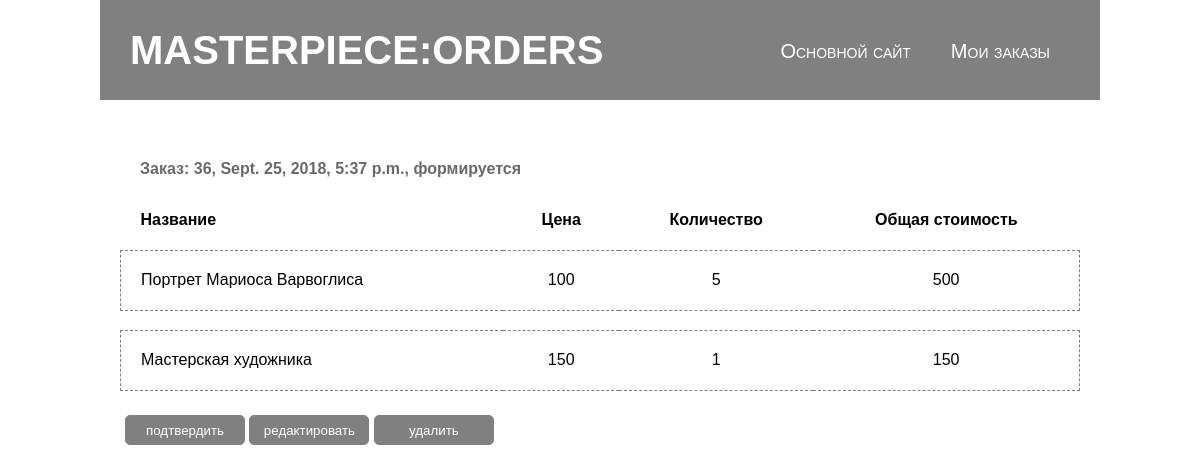
The page /order/details/36 on the database its author committed.
### orderapp/models.py (models this page shows, shortened)
class Order(models.Model):
    FORMING = 'FM'
    SENT_TO_PROCEED = 'STP'
    PROCEEDED = 'PRD'
    PAID = 'PD'
    READY = 'RDY'
    CANCELED = 'CNC'
    ORDER_STATUS_CHOICES = (
        (FORMING, 'формируется'),
        (SENT_TO_PROCEED, ''),
        (PROCEEDED, 'обрабатывается'),
        (PAID, 'оплачено'),
        (READY, 'готов'),
        (CANCELED, 'отменено')
    )
    user = models.ForeignKey(settings.AUTH_USER_MODEL, on_delete=models.CASCADE)
    created = models.DateTimeField(verbose_name='создан', auto_now_add=True)
    updated = models.DateTimeField(verbose_name='обновлен', auto_now=True)
    status = models.CharField(verbose_name='статус', max_length=3, choices=ORDER_STATUS_CHOICES, default=FORMING)
    is_active = models.BooleanField(verbose_name='активен', default=True)
    class Meta:
        ordering =('-created',)
        verbose_name = 'заказ'
        verbose_name_plural = 'заказы'
    def __str__(self):
        return f'Заказ: {self.id}'

class OrderItem(models.Model):
    order = models.ForeignKey(Order, related_name='orderitems', on_delete=models.CASCADE)
    item = models.ForeignKey(Item, verbose_name='продукт', on_delete=models.CASCADE)
    quantity = models.PositiveIntegerField(verbose_name='количество', default=0)
    objects = OrderItemsQuerySet.as_manager()
    def get_item_cost(self):
        return self.item.price * self.quantity

### mainapp/models.py (models this page shows, shortened)
class Item(models.Model):
    name = models.CharField(max_length=256)
    author = models.ForeignKey(Author, null=True, on_delete=models.SET_NULL)
    category = models.ForeignKey(Category, null=True, on_delete=models.SET_NULL)
    img = models.ImageField(upload_to='media', blank = True)
    short_desc = models.CharField(max_length=256, null=True)
    detailed_desc = models.TextField(blank=True)
    years = models.CharField(max_length=32, null=True)
    tech = models.CharField(max_length=64, null=True)
    width = models.SmallIntegerField(null=True)
    height = models.SmallIntegerField(null=True)
    price = models.DecimalField(max_digits=7, decimal_places=0, default=0)
    quantity = models.PositiveIntegerField(default=0)
    is_active = models.BooleanField(default=True)
    discount = models.PositiveSmallIntegerField(default=0)

### orderapp/views.py (the view)
# urls.py: path('details/<int:pk>', ordersappv.OrderDetailView.as_view(), name='order_detail'),
class OrderDetailView(DetailView):
    model = Order
    def get_context_data(self, **kwargs):
        context = super(OrderDetailView, self).get_context_data(**kwargs)
        context['app'] = ':orders'
        return context

### orderapp/templates/orderapp/order_detail.html
{% extends 'orderapp/base.html' %}
{% load staticfiles %}
{% block content %}
<div class="content">
    <div class="captions">{{object}}, {{object.created}}, {{object.get_status_display}}</div>
    <table class="orders_table">
        {% for item in object.orderitems.select_related %}
        {% if forloop.first %}
        <tr>
            <th>Название</th>
            <th>Цена</th>
            <th>Количество</th>
            <th>Общая стоимость</th>
        </tr>
        {% endif %}
        <tr>
            <td>
                {{item.item.name}}
            </td>
            <td>
                {{item.item.price}}
            </td>
            <td>
                {{item.quantity}}
            </td>
            <td>
                {{item.get_item_cost}}
            </td>
        </tr>
        <tr class="empty_row"></tr>
        {% endfor %}
    </table>
    <div class="actions">
        <a href=""><button>подтвердить</button></a>
        <a href="{% url 'orders:order_update' object.pk %}"><button>редактировать</button></a>
        <a href="{% url 'orders:order_delete' object.pk %}"><button>удалить</button></a>
    </div>
</div>
{% endblock %}

### static/css/styles_orders.css (style rules this page uses)
* { margin: 0; padding: 0; font-family: sans-serif; }
.content { padding: 20px; }
.actions { padding: 5px; }
button { width: 120px; height: 30px; padding: 5px; line-height: 20px; border-radius: 5px; border: 1px solid gray; background-color: gray; color: white; cursor: pointer; }
.orders_table { width: 100%; border-collapse: collapse; text-align: center; }
.orders_table tr { height: 60px; }
.orders_table td { padding: 10px 20px; border-top: 1px dashed gray; border-bottom: 1px dashed gray; }
.orders_table th { padding: 10px 20px; }
.orders_table th:first-child { text-align: left; }
.orders_table td:first-child { text-align: left; border-left: 1px dashed gray; }
.orders_table td:last-child { border-right: 1px dashed gray; }
.orders_table .empty_row { height: 20px; }
.captions { padding: 0 20px; margin-top: 40px; height: 30px; display: flex; justify-content: space-between; font-weight: 700; color: dimgray; }

### rows shown on the page
Order: id "Заказ: 36", created "Sept. 25, 2018, 5:37 p.m.", status "формируется"
OrderItem: shows "Название", item.name "Портрет Мариоса Варвоглиса", item.price "100", quantity "5", get_item_cost "500"
OrderItem: item.name "Мастерская художника", item.price "150", quantity "1", get_item_cost "150"

### other values the page prints
{{ app }} ":ORDERS"
